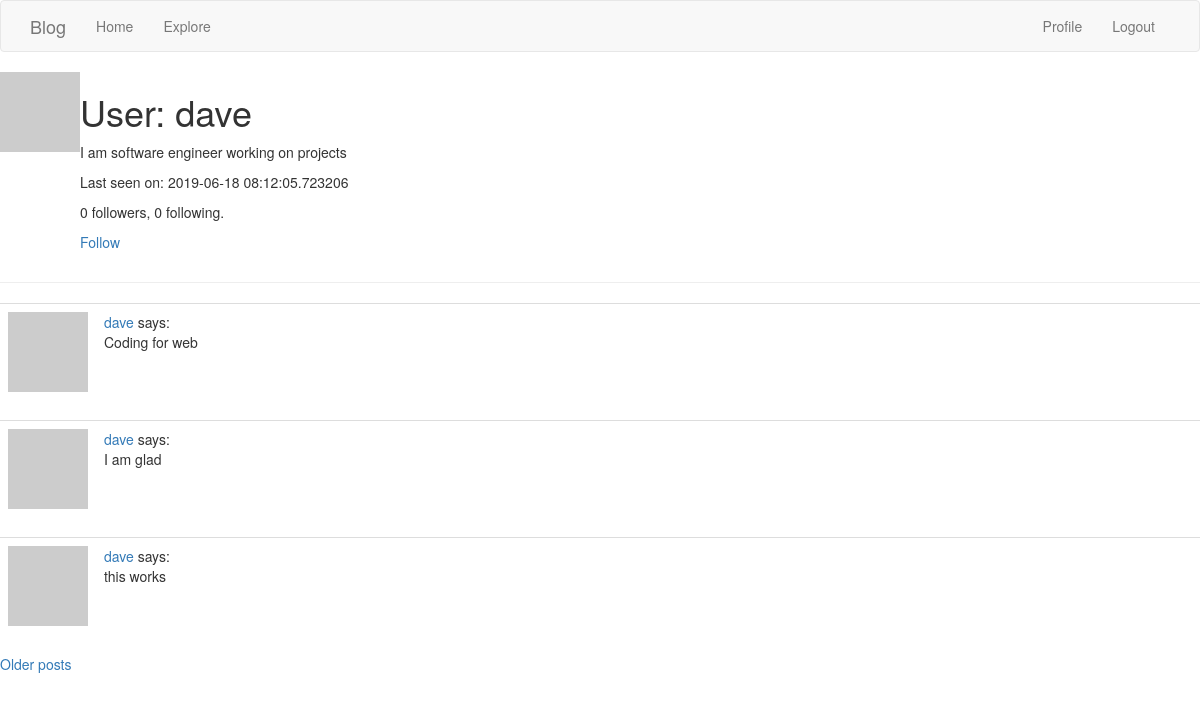
The app's page /user/dave (signed in) with its own data.
### app/models.py (models this page shows, shortened)
class User(UserMixin,db.Model):
    id = db.Column(db.Integer, primary_key=True)
    username = db.Column(db.String(64), index=True, unique=True)
    email = db.Column(db.String(120), index=True, unique=True)
    password_hash = db.Column(db.String(128))
    posts = db.relationship('Post', backref='author', lazy='dynamic')
    about_me = db.Column(db.String(140))
    last_seen = db.Column(db.DateTime, default=datetime.utcnow)
    followed = db.relationship(
        'User', secondary=followers,
        primaryjoin=(followers.c.follower_id == id),
        secondaryjoin=(followers.c.followed_id == id),
        backref=db.backref('followers', lazy='dynamic'), lazy='dynamic')
    def is_following(self, user):
        return self.followed.filter(
            followers.c.followed_id == user.id).count() > 0
    def avatar(self, size):
        digest = md5(self.email.lower().encode('utf-8')).hexdigest()
        return 'https://www.gravatar.com/avatar/{}?d=identicon&s={}'.format(
            digest, size)

class Post(db.Model):
    id = db.Column(db.Integer, primary_key=True)
    body = db.Column(db.String(140))
    timestamp = db.Column(db.DateTime, index=True, default=datetime.utcnow)
    user_id = db.Column(db.Integer, db.ForeignKey('user.id'))

### app/routes.py (the view)
@app.route('/user/<username>')
@login_required
def user(username):
    user = User.query.filter_by(username=username).first_or_404()
    page = request.args.get('page', 1, type=int)
    posts = user.posts.order_by(Post.timestamp.desc()).paginate(
        page, app.config['POSTS_PER_PAGE'], False)
    next_url = url_for('user', username=user.username, page=posts.next_num) \
        if posts.has_next else None
    prev_url = url_for('user', username=user.username, page=posts.prev_num) \
        if posts.has_prev else None
    return render_template('user.html', user=user, posts=posts.items,
                           next_url=next_url, prev_url=prev_url)

### app/models.py (called while the page is built)
@login.user_loader
def load_user(id):
    return User.query.get(int(id))

### app/routes.py (called while the page is built)
@app.before_request
def before_request():
    if current_user.is_authenticated:
        current_user.last_seen = datetime.utcnow()
        db.session.commit()

### app/templates/user.html (shortened to what this page needs)
{% extends "base.html" %}
{% block content %}
<table>
        <tr valign="top">
            <td><img src="{{ user.avatar(128) }}"></td>
            <td>
                <h1>User: {{ user.username }}</h1>
                {% if user.about_me %}<p>{{ user.about_me }}</p>{% endif %}
                {% if user.last_seen %}<p>Last seen on: {{ user.last_seen }}</p>{% endif %}
                <p>{{ user.followers.count() }} followers, {{ user.followed.count() }} following.</p>
                {% if user == current_user %}
                <p><a href="{{ url_for('edit_profile') }}">Edit your profile</a></p>
                {% elif not current_user.is_following(user) %}
                <p><a href="{{ url_for('follow', username=user.username) }}">Follow</a></p>
                {% else %}
                <p><a href="{{ url_for('unfollow', username=user.username) }}">Unfollow</a></p>
                {% endif %}
            </td>
        </tr>
    </table>
    <hr>
    {% for post in posts %}
        {% include '_post.html' %}
    {% endfor %}
    {% if next_url %}
    <a href="{{ next_url }}">Older posts</a>
    {% endif %}
{% endblock %}

### app/templates/base.html (shortened to what this page needs)
{% extends 'bootstrap/base.html' %}
{% block navbar %}
    <nav class="navbar navbar-default">
        <div class="container">
            <div class="navbar-header">
                <a class="navbar-brand" href="{{ url_for('index') }}">Blog</a>
            </div>
            <div class="collapse navbar-collapse" id="bs-example-navbar-collapse-1">
                <ul class="nav navbar-nav">
                    <li><a href="{{ url_for('index') }}">Home</a></li>
                    <li><a href="{{ url_for('explore') }}">Explore</a></li>
                </ul>
                <ul class="nav navbar-nav navbar-right">
                    {% if current_user.is_anonymous %}
                    <li><a href="{{ url_for('login') }}">Login</a></li>
                    {% else %}
                    <li><a href="{{ url_for('user', username=current_user.username) }}">Profile</a></li>
                    <li><a href="{{ url_for('logout') }}">Logout</a></li>
                    {% endif %}
                </ul>
            </div>
        </div>
    </nav>
{% endblock %}

### app/templates/_post.html
    <table class="table table-hover">
            <tr>
                <td width="70px">
                    <a href="{{ url_for('user', username=post.author.username) }}">
                        <img src="{{ post.author.avatar(70) }}" />
                    </a>
                </td>
                <td>
                    <a href="{{ url_for('user', username=post.author.username) }}">
                        {{ post.author.username }}
                    </a>
                    says:
                    <br>
                    {{ post.body }}
                </td>
            </tr>
    </table>

### records on screen
User: username "dave", about_me "I am software engineer working on projects", last_seen "2019-06-18 08:12:05.723206"
Post: author.username "dave", body "Coding for web"
Post: author.username "dave", body "I am glad"
Post: author.username "dave", body "this works"

### other values on screen
{{ user.followers.count() }} "0"
{{ user.followed.count() }} "0"
